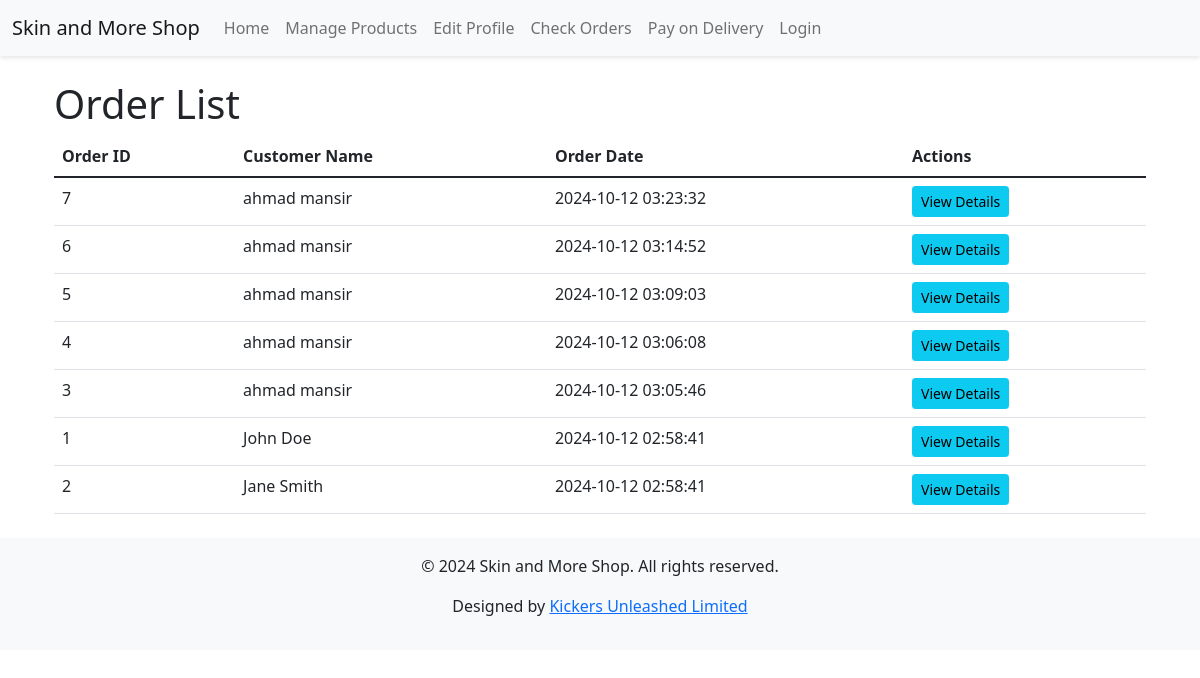
Screenshot of /Admin/view_orders.php with the database file from the repository.
### tables this page shows
CREATE TABLE `orders` (
  `id` int NOT NULL,
  `user_id` int DEFAULT NULL,
  `total_price` decimal(10,2) DEFAULT NULL,
  `address` varchar(255) NOT NULL,
  `phone_number` varchar(20) NOT NULL,
  `order_date` timestamp NULL DEFAULT CURRENT_TIMESTAMP,
  `total_amount` decimal(10,2) NOT NULL
);

CREATE TABLE `users` (
  `id` int NOT NULL,
  `name` varchar(255) NOT NULL,
  `phone_number` varchar(20) NOT NULL,
  `email` varchar(255) NOT NULL,
  `address` text NOT NULL,
  `gender` enum('male','female','other') NOT NULL,
  `password` varchar(255) NOT NULL,
  `created_at` timestamp NULL DEFAULT CURRENT_TIMESTAMP,
  `username` varchar(250) NOT NULL
);

### Admin/view_orders.php (the view, shortened to what this page needs)
<?php
include 'header.php';
$conn = new mysqli("localhost:8080", "root", "root", "shop_db");
$query = "SELECT o.id, u.name AS customer_name, o.total_price AS total_amount, o.order_date
          FROM orders o
          JOIN users u ON o.user_id = u.id
          ORDER BY o.order_date DESC";
$result = $conn->query($query);
?>
<!DOCTYPE html>
<html lang="en">
<head>
    <link href="https://cdn.jsdelivr.net/npm/bootstrap@5.1.3/dist/css/bootstrap.min.css" rel="stylesheet">
</head>
<body>
    <div class="container">
        <h1>Order List</h1>
        <table class="table">
            <thead>
                <tr>
                    <th>Order ID</th>
                    <th>Customer Name</th>
                    <th>Order Date</th>
                    <th>Actions</th>
                </tr>
            </thead>
            <tbody>
                <?php while ($row = $result->fetch_assoc()) { ?>
                    <tr>
                        <td><?php echo htmlspecialchars($row['id']); ?></td>
                        <td><?php echo htmlspecialchars($row['customer_name']); ?></td>
                        <td><?php echo htmlspecialchars($row['order_date']); ?></td>
                        <td><a href="view_order_details.php?id=<?php echo $row['id']; ?>" class="btn btn-info btn-sm">View Details</a></td>
                    </tr>
                <?php } ?>
            </tbody>
        </table>
    </div>
    <?php include 'footer.php'; ?>
</body>
</html>

### Admin/header.php (shortened to what this page needs)
<!DOCTYPE html>
<html lang="en">
<head>
    <link href="https://cdn.jsdelivr.net/npm/bootstrap@5.1.3/dist/css/bootstrap.min.css" rel="stylesheet">
</head>
<body>
    <nav class="navbar navbar-expand-lg navbar-light bg-light">
        <div class="container-fluid">
            <a class="navbar-brand" href="index.php">Skin and More Shop</a>
            <div class="collapse navbar-collapse" id="navbarNav">
                <ul class="navbar-nav">
                    <li class="nav-item">
                        <a class="nav-link" href="index.php">Home</a>
                    </li>
                    <li class="nav-item">
                        <a class="nav-link" href="Manage_products.php">Manage Products</a>
                    </li>
                    <li class="nav-item">
                        <a class="nav-link" href="edit_profile.php">Edit Profile</a>
                    </li>
                    <li class="nav-item">
                        <a class="nav-link" href="view_orders.php">Check Orders</a>
                    </li>
                    <li class="nav-item">
                        <a class="nav-link" href="pay_on_delivery_orders.php">Pay on Delivery</a>
                    </li>
                    <?php if (isset($_SESSION['user_id'])): ?>
                    <li class="nav-item">
                        <a class="nav-link" href="admin_logout.php">Logout</a>
                    </li>
                    <?php else: ?>
                    <li class="nav-item">
                        <a class="nav-link" href="admin_login.php">Login</a>
                    </li>
                    <?php endif; ?>
                </ul>
            </div>
        </div>
    </nav>
    <div class="container mt-4">

### Admin/footer.php (shortened to what this page needs)
    </div>
    <footer class="text-center mt-4 py-3" style="background-color: #f8f9fa;">
        <div class="container">
            <p>&copy; <?php echo date("Y"); ?> Skin and More Shop. All rights reserved.</p>
            <p>Designed by <a href="ahmadmansir.com.app.netlify">Kickers Unleashed Limited</a></p>
        </div>
    </footer>
</body>
</html>

### Admin/header.php (style rules this page uses)
body { font-family: Arial, sans-serif; }
.navbar { box-shadow: 0 2px 4px rgba(0, 0, 0, 0.1); }

### rows the page displays
orders: id "7", user.name "ahmad mansir", order_date "2024-10-12 03:23:32"
orders: id "6", user.name "ahmad mansir", order_date "2024-10-12 03:14:52"
orders: id "5", user.name "ahmad mansir", order_date "2024-10-12 03:09:03"
orders: id "4", user.name "ahmad mansir", order_date "2024-10-12 03:06:08"
orders: id "3", user.name "ahmad mansir", order_date "2024-10-12 03:05:46"
orders: id "1", user.name "John Doe", order_date "2024-10-12 02:58:41"
orders: id "2", user.name "Jane Smith", order_date "2024-10-12 02:58:41"
